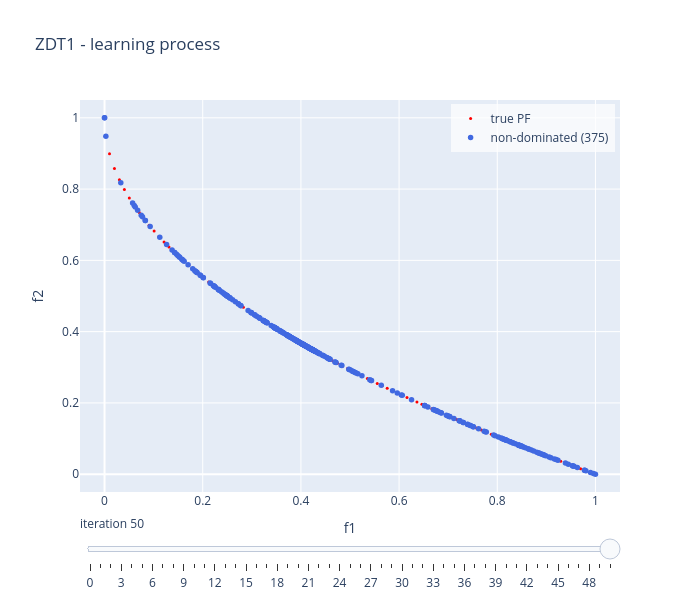

Write notebook code for a chart like this one.
### Code cell
linear_model.visualise("learning", show = False)

### Figure 1 — Plotly figure (JSON) as saved in the notebook; plotly's stock layout.template omitted (floating-point values rounded to 4 significant figures; data arrays with more than 128 entries replaced by an {"elided": "..."} marker saying what was removed)
{"data": [{"marker": {"color": "red", "size": 3}, "mode": "markers", "name": "true PF", "type": "scatter", "x": [0.0, 0.0101, 0.0202, 0.0303, 0.0404, 0.05051, 0.06061, 0.07071, 0.08081, 0.09091, 0.101, 0.1111, 0.1212, 0.1313, 0.1414, 0.1515, 0.1616, 0.1717, 0.1818, 0.1919, 0.202, 0.2121, 0.2222, 0.2323, 0.2424, 0.2525, 0.2626, 0.2727, 0.2828, 0.2929, 0.303, 0.3131, 0.3232, 0.3333, 0.3434, 0.3535, 0.3636, 0.3737, 0.3838, 0.3939, 0.404, 0.4141, 0.4242, 0.4343, 0.4444, 0.4545, 0.4646, 0.4747, 0.4848, 0.4949, 0.5051, 0.5152, 0.5253, 0.5354, 0.5455, 0.5556, 0.5657, 0.5758, 0.5859, 0.596, 0.6061, 0.6162, 0.6263, 0.6364, 0.6465, 0.6566, 0.6667, 0.6768, 0.6869, 0.697, 0.7071, 0.7172, 0.7273, 0.7374, 0.7475, 0.7576, 0.7677, 0.7778, 0.7879, 0.798, 0.8081, 0.8182, 0.8283, 0.8384, 0.8485, 0.8586, 0.8687, 0.8788, 0.8889, 0.899, 0.9091, 0.9192, 0.9293, 0.9394, 0.9495, 0.9596, 0.9697, 0.9798, 0.9899, 1.0], "y": [1.0, 0.8995, 0.8579, 0.8259, 0.799, 0.7753, 0.7538, 0.7341, 0.7157, 0.6985, 0.6822, 0.6667, 0.6518, 0.6376, 0.6239, 0.6108, 0.598, 0.5856, 0.5736, 0.5619, 0.5505, 0.5394, 0.5286, 0.518, 0.5076, 0.4975, 0.4875, 0.4778, 0.4682, 0.4588, 0.4495, 0.4404, 0.4315, 0.4226, 0.414, 0.4054, 0.397, 0.3887, 0.3805, 0.3724, 0.3644, 0.3565, 0.3487, 0.341, 0.3333, 0.3258, 0.3184, 0.311, 0.3037, 0.2965, 0.2893, 0.2823, 0.2753, 0.2683, 0.2615, 0.2546, 0.2479, 0.2412, 0.2346, 0.228, 0.2215, 0.215, 0.2086, 0.2023, 0.196, 0.1897, 0.1835, 0.1773, 0.1712, 0.1652, 0.1591, 0.1531, 0.1472, 0.1413, 0.1354, 0.1296, 0.1238, 0.1181, 0.1124, 0.1067, 0.1011, 0.09547, 0.0899, 0.08437, 0.07887, 0.0734, 0.06797, 0.06256, 0.05719, 0.05185, 0.04654, 0.04126, 0.036, 0.03078, 0.02558, 0.02041, 0.01527, 0.01015, 0.005063, 0.0]}, {"marker": {"color": "royalblue", "size": 5.5}, "mode": "markers", "name": "non-dominated (375)", "type": "scatter", "x": {"elided": "375 float values"}, "y": {"elided": "375 float values"}}], "layout": {"height": 600, "legend": {"bgcolor": "rgba(255,255,255,0.7)", "x": 0.99, "xanchor": "right", "y": 0.99, "yanchor": "top"}, "showlegend": true, "sliders": [{"active": 50, "currentvalue": {"prefix": "iteration "}, "steps": [{"args": [["0"], {"frame": {"redraw": true}, "mode": "immediate"}], "label": "0", "method": "animate"}, {"args": [["1"], {"frame": {"redraw": true}, "mode": "immediate"}], "label": "1", "method": "animate"}, {"args": [["2"], {"frame": {"redraw": true}, "mode": "immediate"}], "label": "2", "method": "animate"}, {"args": [["3"], {"frame": {"redraw": true}, "mode": "immediate"}], "label": "3", "method": "animate"}, {"args": [["4"], {"frame": {"redraw": true}, "mode": "immediate"}], "label": "4", "method": "animate"}, {"args": [["5"], {"frame": {"redraw": true}, "mode": "immediate"}], "label": "5", "method": "animate"}, {"args": [["6"], {"frame": {"redraw": true}, "mode": "immediate"}], "label": "6", "method": "animate"}, {"args": [["7"], {"frame": {"redraw": true}, "mode": "immediate"}], "label": "7", "method": "animate"}, {"args": [["8"], {"frame": {"redraw": true}, "mode": "immediate"}], "label": "8", "method": "animate"}, {"args": [["9"], {"frame": {"redraw": true}, "mode": "immediate"}], "label": "9", "method": "animate"}, {"args": [["10"], {"frame": {"redraw": true}, "mode": "immediate"}], "label": "10", "method": "animate"}, {"args": [["11"], {"frame": {"redraw": true}, "mode": "immediate"}], "label": "11", "method": "animate"}, {"args": [["12"], {"frame": {"redraw": true}, "mode": "immediate"}], "label": "12", "method": "animate"}, {"args": [["13"], {"frame": {"redraw": true}, "mode": "immediate"}], "label": "13", "method": "animate"}, {"args": [["14"], {"frame": {"redraw": true}, "mode": "immediate"}], "label": "14", "method": "animate"}, {"args": [["15"], {"frame": {"redraw": true}, "mode": "immediate"}], "label": "15", "method": "animate"}, {"args": [["16"], {"frame": {"redraw": true}, "mode": "immediate"}], "label": "16", "method": "animate"}, {"args": [["17"], {"frame": {"redraw": true}, "mode": "immediate"}], "label": "17", "method": "animate"}, {"args": [["18"], {"frame": {"redraw": true}, "mode": "immediate"}], "label": "18", "method": "animate"}, {"args": [["19"], {"frame": {"redraw": true}, "mode": "immediate"}], "label": "19", "method": "animate"}, {"args": [["20"], {"frame": {"redraw": true}, "mode": "immediate"}], "label": "20", "method": "animate"}, {"args": [["21"], {"frame": {"redraw": true}, "mode": "immediate"}], "label": "21", "method": "animate"}, {"args": [["22"], {"frame": {"redraw": true}, "mode": "immediate"}], "label": "22", "method": "animate"}, {"args": [["23"], {"frame": {"redraw": true}, "mode": "immediate"}], "label": "23", "method": "animate"}, {"args": [["24"], {"frame": {"redraw": true}, "mode": "immediate"}], "label": "24", "method": "animate"}, {"args": [["25"], {"frame": {"redraw": true}, "mode": "immediate"}], "label": "25", "method": "animate"}, {"args": [["26"], {"frame": {"redraw": true}, "mode": "immediate"}], "label": "26", "method": "animate"}, {"args": [["27"], {"frame": {"redraw": true}, "mode": "immediate"}], "label": "27", "method": "animate"}, {"args": [["28"], {"frame": {"redraw": true}, "mode": "immediate"}], "label": "28", "method": "animate"}, {"args": [["29"], {"frame": {"redraw": true}, "mode": "immediate"}], "label": "29", "method": "animate"}, {"args": [["30"], {"frame": {"redraw": true}, "mode": "immediate"}], "label": "30", "method": "animate"}, {"args": [["31"], {"frame": {"redraw": true}, "mode": "immediate"}], "label": "31", "method": "animate"}, {"args": [["32"], {"frame": {"redraw": true}, "mode": "immediate"}], "label": "32", "method": "animate"}, {"args": [["33"], {"frame": {"redraw": true}, "mode": "immediate"}], "label": "33", "method": "animate"}, {"args": [["34"], {"frame": {"redraw": true}, "mode": "immediate"}], "label": "34", "method": "animate"}, {"args": [["35"], {"frame": {"redraw": true}, "mode": "immediate"}], "label": "35", "method": "animate"}, {"args": [["36"], {"frame": {"redraw": true}, "mode": "immediate"}], "label": "36", "method": "animate"}, {"args": [["37"], {"frame": {"redraw": true}, "mode": "immediate"}], "label": "37", "method": "animate"}, {"args": [["38"], {"frame": {"redraw": true}, "mode": "immediate"}], "label": "38", "method": "animate"}, {"args": [["39"], {"frame": {"redraw": true}, "mode": "immediate"}], "label": "39", "method": "animate"}, {"args": [["40"], {"frame": {"redraw": true}, "mode": "immediate"}], "label": "40", "method": "animate"}, {"args": [["41"], {"frame": {"redraw": true}, "mode": "immediate"}], "label": "41", "method": "animate"}, {"args": [["42"], {"frame": {"redraw": true}, "mode": "immediate"}], "label": "42", "method": "animate"}, {"args": [["43"], {"frame": {"redraw": true}, "mode": "immediate"}], "label": "43", "method": "animate"}, {"args": [["44"], {"frame": {"redraw": true}, "mode": "immediate"}], "label": "44", "method": "animate"}, {"args": [["45"], {"frame": {"redraw": true}, "mode": "immediate"}], "label": "45", "method": "animate"}, {"args": [["46"], {"frame": {"redraw": true}, "mode": "immediate"}], "label": "46", "method": "animate"}, {"args": [["47"], {"frame": {"redraw": true}, "mode": "immediate"}], "label": "47", "method": "animate"}, {"args": [["48"], {"frame": {"redraw": true}, "mode": "immediate"}], "label": "48", "method": "animate"}, {"args": [["49"], {"frame": {"redraw": true}, "mode": "immediate"}], "label": "49", "method": "animate"}, {"args": [["50"], {"frame": {"redraw": true}, "mode": "immediate"}], "label": "50", "method": "animate"}]}], "title": {"text": "ZDT1 - learning process"}, "width": 700, "xaxis": {"range": [-0.05, 1.05], "title": {"text": "f1"}}, "yaxis": {"range": [-0.05, 1.05], "title": {"text": "f2"}}}}
